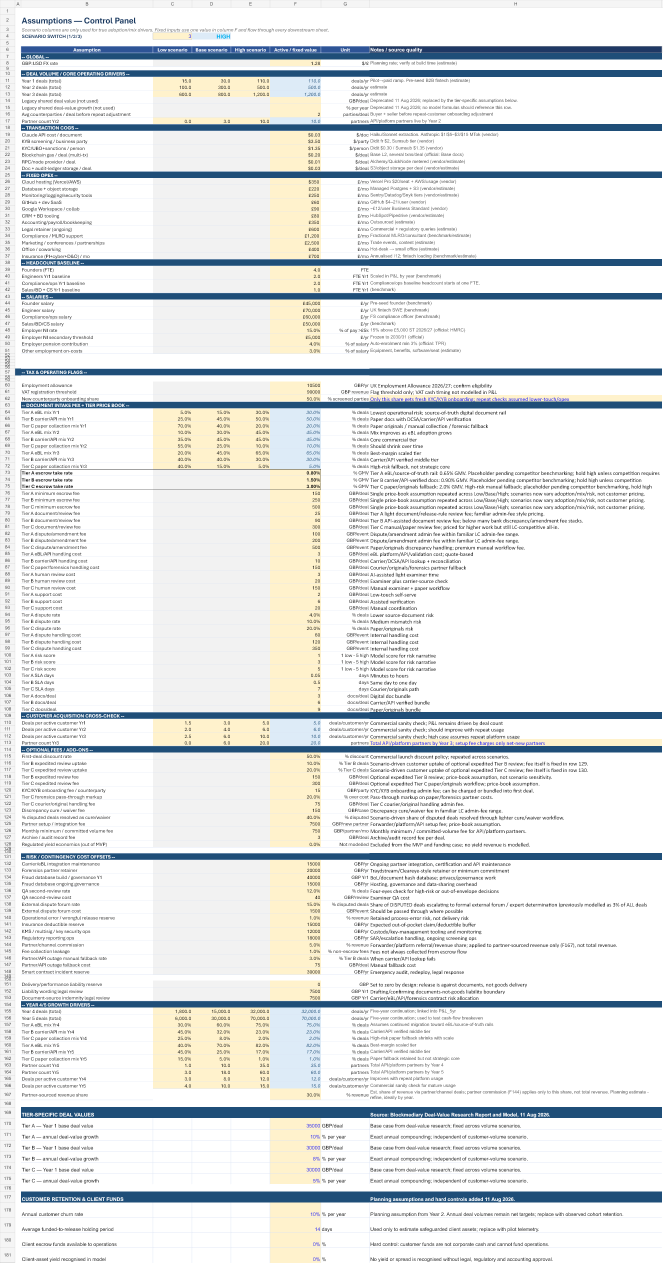
#> input picture tmp/deal-value-review/churn-client-funds-rendered/Assumptions.png, 1325 x 2525 px (shown at 1/2 size); its folder holds only this picture in this run
$ python make_churn_client_funds_contacts.py
#> lines starting #> are read from the running program, lines starting #| are printed output that depends on the picture
from pathlib import Path

from PIL import Image, ImageDraw


source_dir = Path(r"C:\Users\cwbec\BlockMed\tmp\deal-value-review\churn-client-funds-rendered")
output_dir = Path(r"C:\Users\cwbec\BlockMed\tmp\deal-value-review\churn-client-funds-contacts")
images = sorted(source_dir.glob("*.png"))

cols, rows = 2, 3
per_contact = cols * rows
thumb_w, thumb_h = 560, 320
margin, label_h = 20, 28
output_dir.mkdir(parents=True, exist_ok=True)

for batch_start in range(0, len(images), per_contact):
    batch = images[batch_start : batch_start + per_contact]
    canvas = Image.new(
        "RGB",
        (
            margin + cols * (thumb_w + margin),
            margin + rows * (thumb_h + label_h + margin),
        ),
        "white",
    )
#> canvas: PIL image 1180x1124 RGB; every value is 255
    draw = ImageDraw.Draw(canvas)
    for local_index, image_path in enumerate(batch):
        image = Image.open(image_path).convert("RGB")
        image.thumbnail((thumb_w, thumb_h))
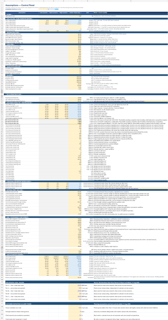
#> image: PIL image 168x320 RGB; mean R, G, B 226.8, 229.8, 230.7
        row, col = divmod(local_index, cols)
        x = margin + col * (thumb_w + margin)
        y = margin + row * (thumb_h + label_h + margin)
        draw.text((x, y), image_path.stem, fill="black")
        canvas.paste(image, (x, y + label_h))
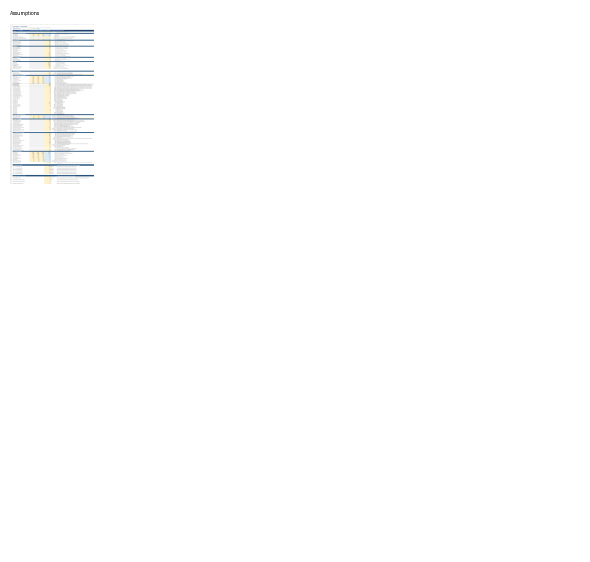
#> canvas: PIL image 1180x1124 RGB (shown at 1/2 size); mean R, G, B 253.8, 254, 254
    contact_number = batch_start // per_contact + 1
    canvas.save(output_dir / f"contact-{contact_number}.png")

print(f"contacts={len(list(output_dir.glob('contact-*.png')))} sheets={len(images)}")

$ run again, on tmp/deal-value-review/churn-client-funds-rendered/Driver_Tables.png
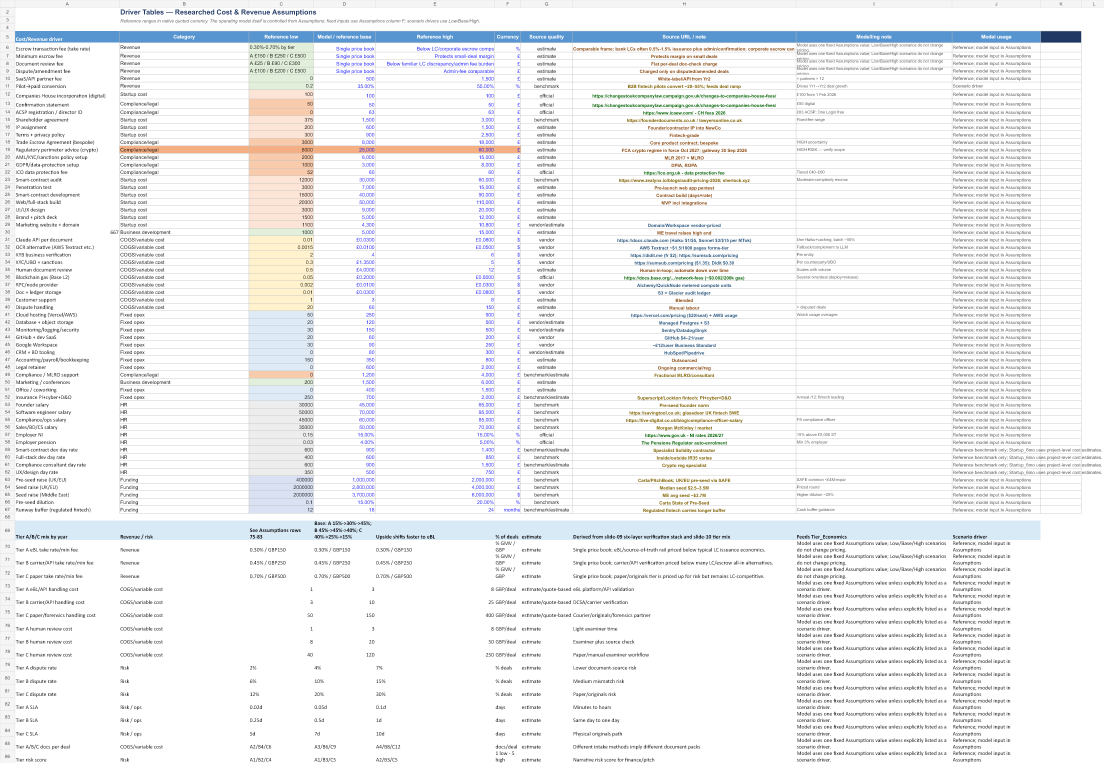
#> input picture tmp/deal-value-review/churn-client-funds-rendered/Driver_Tables.png, 2207 x 1526 px (shown at 1/2 size)
#> `image.thumbnail((thumb_w, thumb_h))`:
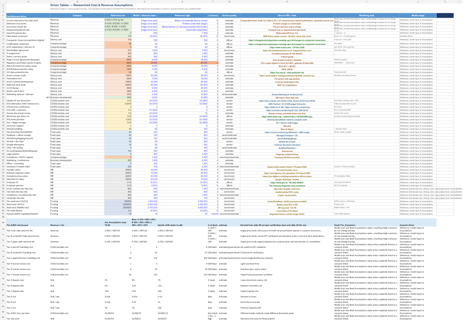
#> image: PIL image 463x320 RGB; mean R, G, B 241.3, 242.1, 242.8
#> `canvas.paste(image, (x, y + label_h))`:
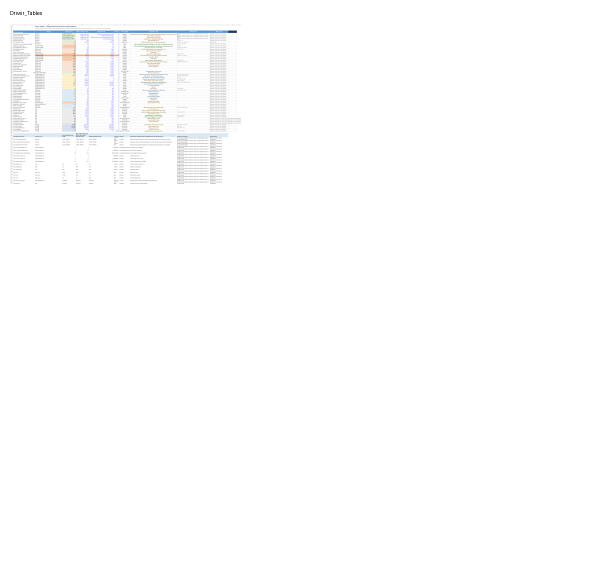
#> canvas: PIL image 1180x1124 RGB (shown at 1/2 size); mean R, G, B 253.4, 253.5, 253.6

$ run again, on tmp/deal-value-review/churn-client-funds-rendered/Launch_Readiness.png
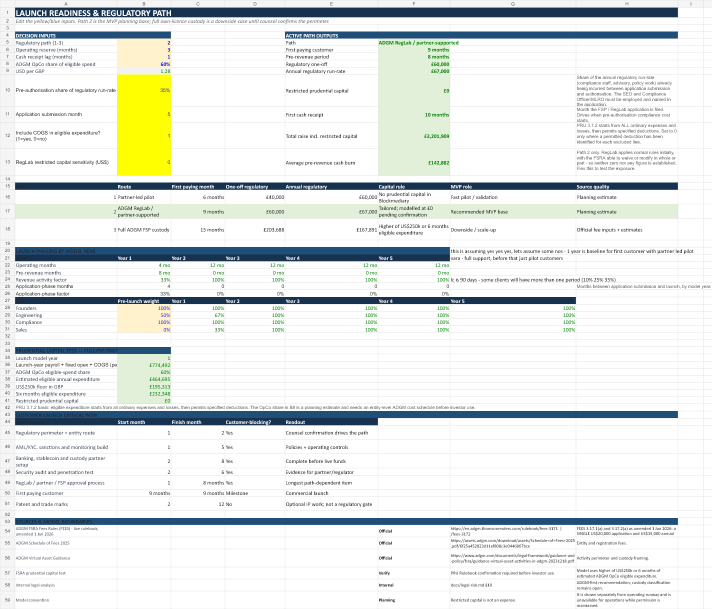
#> input picture tmp/deal-value-review/churn-client-funds-rendered/Launch_Readiness.png, 1424 x 1218 px (shown at 1/2 size)
#> `image.thumbnail((thumb_w, thumb_h))`:
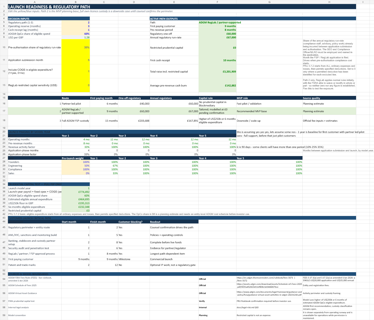
#> image: PIL image 374x320 RGB; mean R, G, B 227.8, 231.9, 230.1
#> `canvas.paste(image, (x, y + label_h))`:
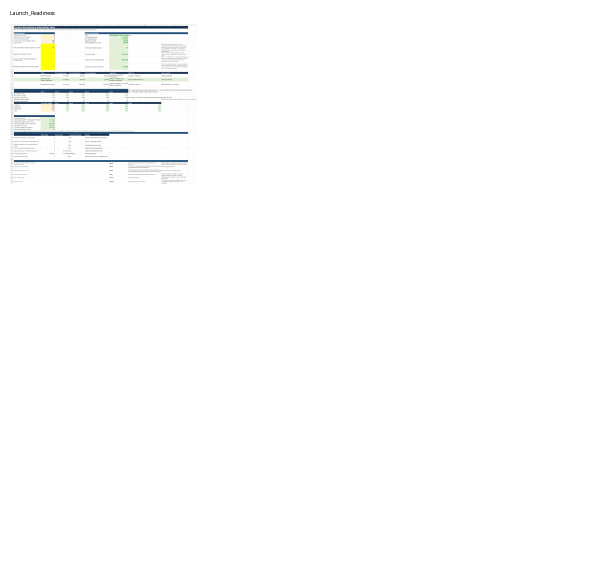
#> canvas: PIL image 1180x1124 RGB (shown at 1/2 size); mean R, G, B 252.5, 252.9, 252.7

$ run again, on tmp/deal-value-review/churn-client-funds-rendered/Model_Checks.png
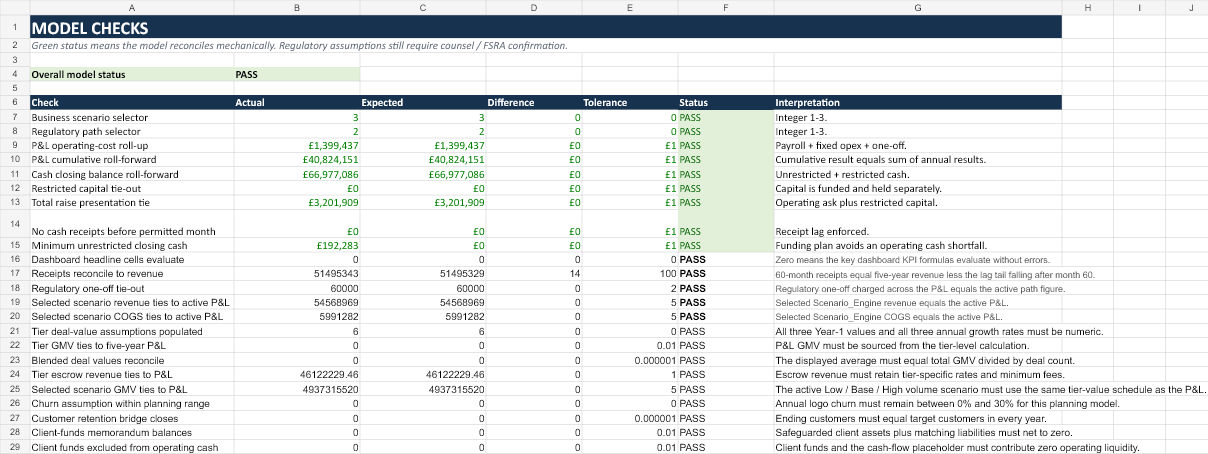
#> input picture tmp/deal-value-review/churn-client-funds-rendered/Model_Checks.png, 1208 x 454 px
#> `image.thumbnail((thumb_w, thumb_h))`:
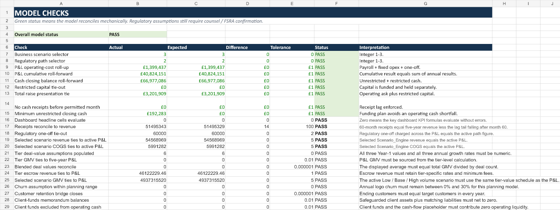
#> image: PIL image 560x210 RGB; mean R, G, B 226.3, 229.2, 230
#> `canvas.paste(image, (x, y + label_h))`:
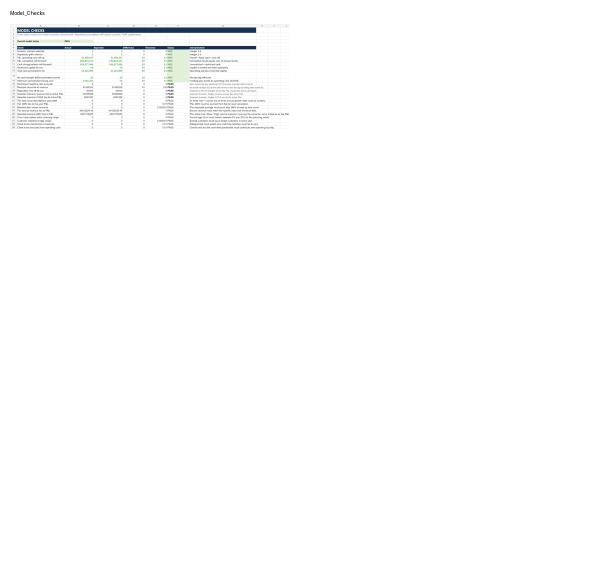
#> canvas: PIL image 1180x1124 RGB (shown at 1/2 size); mean R, G, B 252.4, 252.7, 252.7

$ run again, on tmp/deal-value-review/churn-client-funds-rendered/Cash_Flow_Statement.png
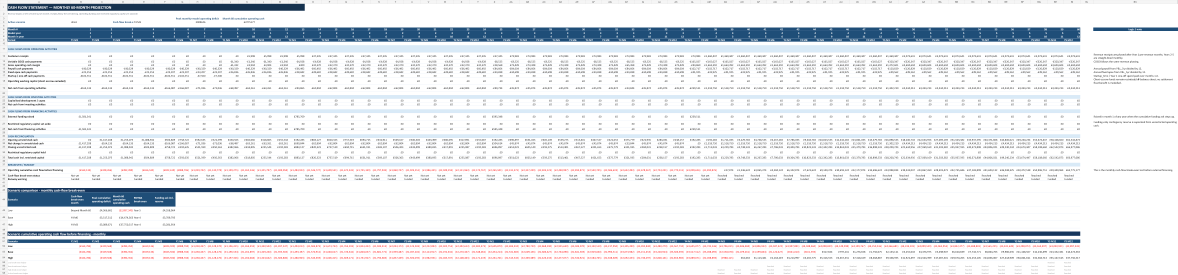
#> input picture tmp/deal-value-review/churn-client-funds-rendered/Cash_Flow_Statement.png, 4709 x 1099 px (shown at 1/4 size)
#> `image.thumbnail((thumb_w, thumb_h))`:
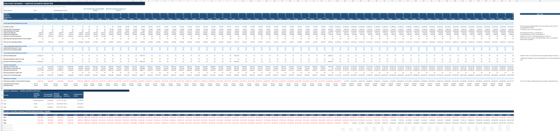
#> image: PIL image 560x131 RGB; mean R, G, B 227.2, 231.4, 236.1
#> `canvas.paste(image, (x, y + label_h))`:
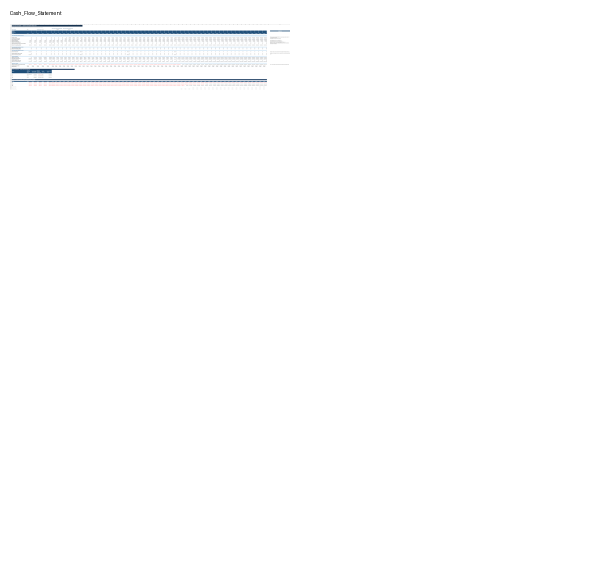
#> canvas: PIL image 1180x1124 RGB (shown at 1/2 size); mean R, G, B 253.4, 253.6, 253.9
